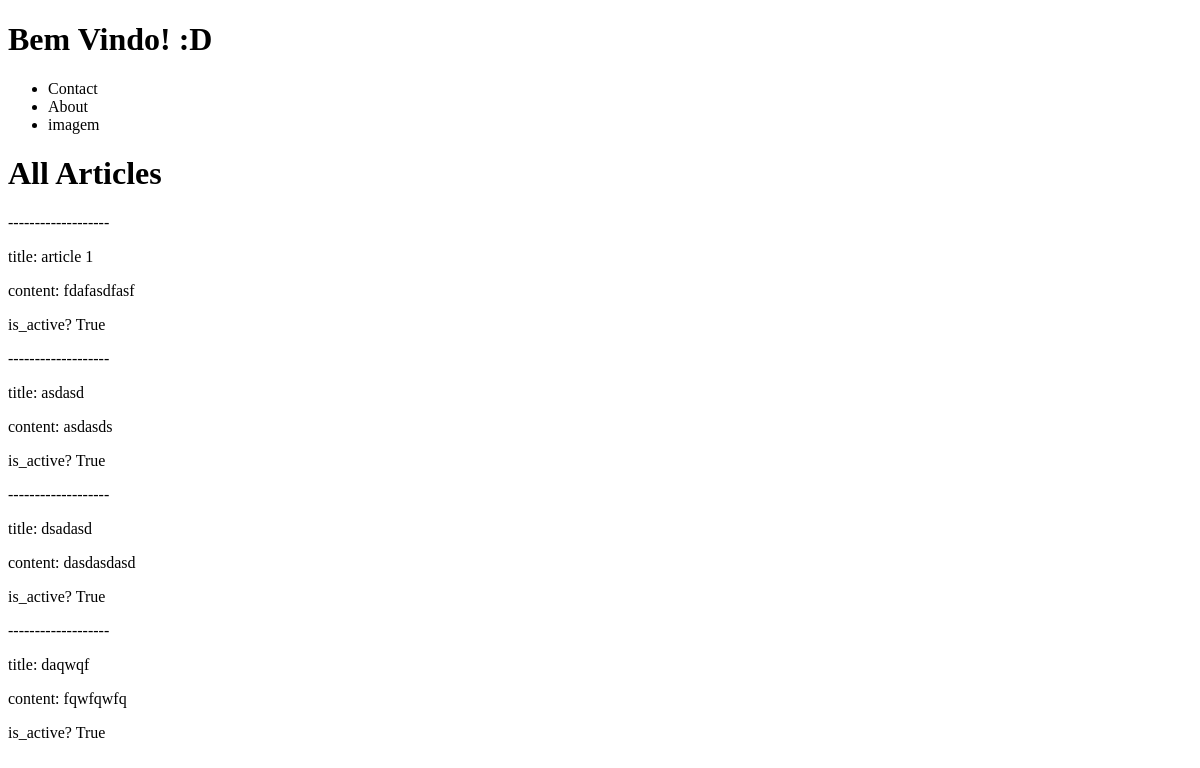
The page /blog/ on the database as committed earlier.
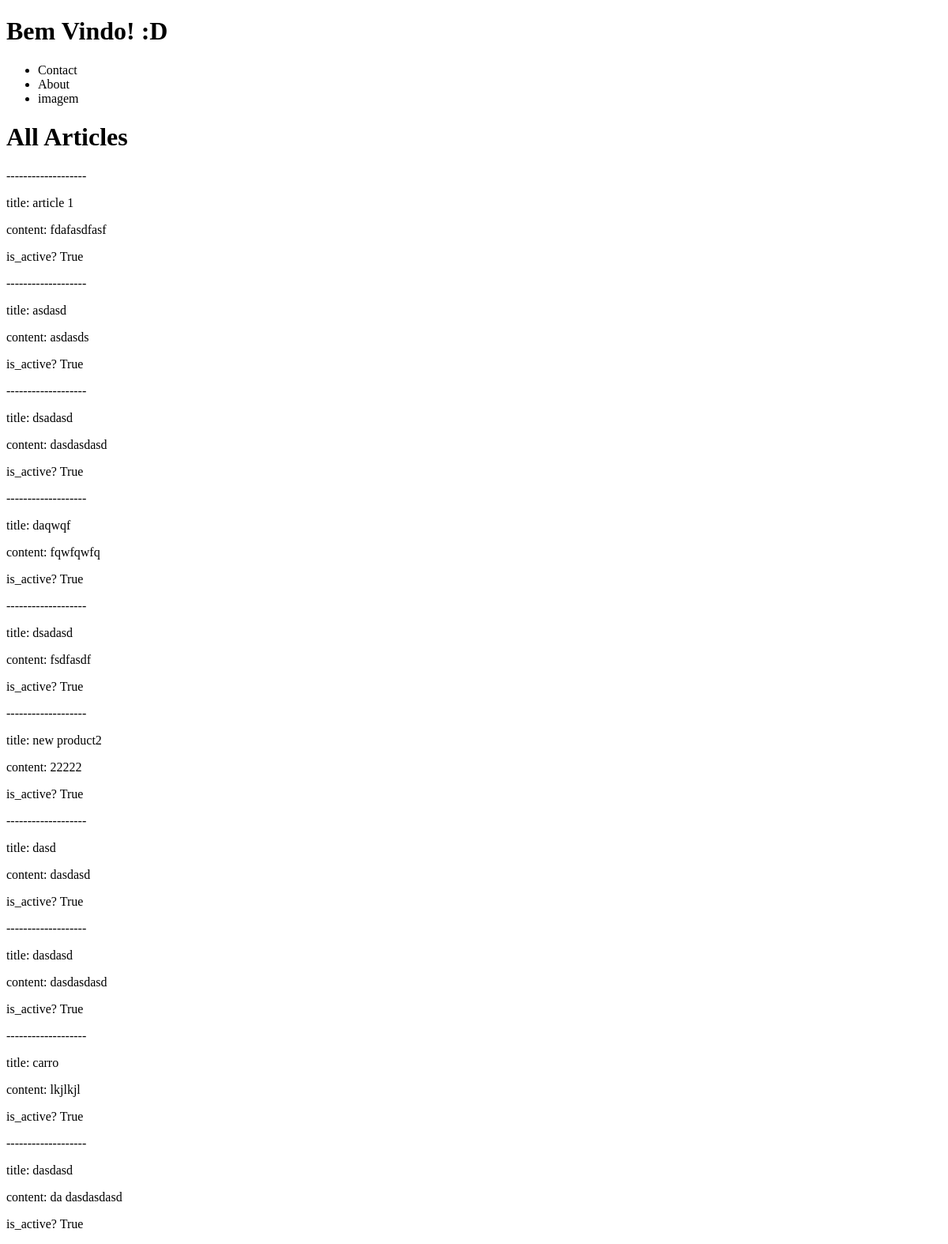
The same page on the database as committed later.
### blog/models.py (models this page shows, shortened)
class Article(models.Model):
    title = models.CharField(max_length=120)
    content = models.TextField()
    active = models.BooleanField(default=True)

### blog/views.py (the view)
# urls.py: path('', ArticleListView.as_view(), name='article-list'),
class ArticleListView(ListView):
    template_name = 'articles/article_list.html'
    queryset = Article.objects.all()
    context_object_name = 'articles'

### blog/templates/articles/article_list.html
{% extends 'base.html' %}
{% block content %}
<h1>All Articles</h1>
{% for instance in articles %}
<p>-------------------</p>
<p>title: {{ instance.title }}</p>
<p>content: {{ instance.content }}</p>
<p>is_active? {% if instance.active %} True {% else %} False {% endif %}</p>
{% endfor %}
{% endblock %}

Rows that differ between the two databases and show on the page:
added Article: title "dsadasd", content "fsdfasdf", active "True"
added Article: title "new product2", content "22222", active "True"
added Article: title "dasd", content "dasdasd", active "True"
added Article: title "dasdasd", content "dasdasdasd", active "True"
added Article: title "carro", content "lkjlkjl", active "True"
added Article: title "dasdasd", content "da dasdasdasd", active "True"
